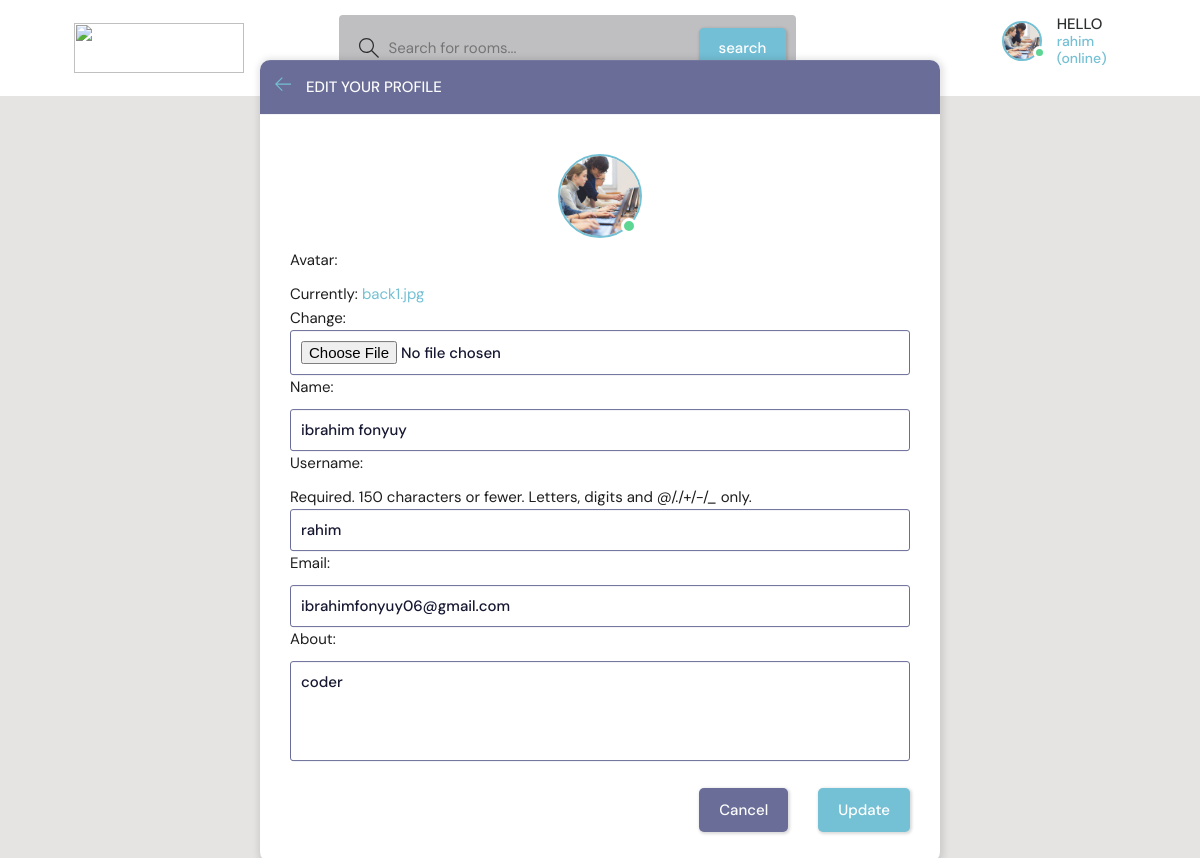
Screenshot of /mode/light/edit-user/ (signed in) with the database file from the repository.
### base/models.py (models this page shows)
class User(AbstractUser):
    name=models.CharField(max_length=50, null=True)
    email=models.EmailField(unique=True, null=True)
    about=models.TextField(max_length=300, null=True, blank=True)
    avatar=models.ImageField(null=True, default='avatar.svg')
    REQUIRED_FIELDS=[]

### base/views_2.py (the view)
@login_required(login_url='login')
def edit_user_2(request):
    form=UserForm(instance=request.user)
    if request.method == 'POST':
        form=UserForm(request.POST, request.FILES, instance=request.user)
        if form.is_valid():
          form.save()
          messages.info(request, 'Account updated succesfully')
          return redirect('light-profile-page', pk=request.user.id)
    context={'form':form}
    return render(request, 'light/base/edit-user.html', context)

### base/forms.py
class UserForm(ModelForm):
    class Meta:
        model=User
        fields = ['avatar','name','username', 'email','about' ]

### templates/light/base/edit-user.html (shortened to what this page needs)
{% extends 'light/main.html' %}
{%block content%}
    <main class="update-account layout">
        <div class="container">
            <div class="layout__box">
                <div class="layout__boxHeader">
                    <div class="layout__boxTitle">
                        <a href="{% url 'light-profile-page' user.id %}">
                            <svg version="1.1" xmlns="http://www.w3.org/2000/svg" width="32" height="32"
                                viewBox="0 0 32 32">
                                <title>arrow-left</title>
                                <path
                                    d="M13.723 2.286l-13.723 13.714 13.719 13.714 1.616-1.611-10.96-10.96h27.625v-2.286h-27.625l10.965-10.965-1.616-1.607z">
                                </path>
                            </svg>
                        </a>
                        <h3>Edit your profile</h3>
                    </div>
                </div>
                <div class="layout__body">
                    <div class="settings__avatar">
                        <div class="avatar avatar--large active">
                          <img src="{{request.user.avatar.url}}" id="preview-avatar" />
                        </div>
                      </div>
                    <form class="form" action="" method="POST"  enctype="multipart/form-data">
                          <div class="form__group">
                              {{form}}
                          </div>
                        <div class="form__action">
                            <a class="btn btn--dark" href="{% url 'light-profile-page' user.id %}">Cancel</a>
                            <button class="btn btn--main" type="submit">Update</button>
                        </div>
                    </form>
                </div>
            </div>
        </div>
    </main>
{%endblock content%}

### templates/light/navbar.html (shortened to what this page needs)
{% load static%}
<header class="header header--loggedIn">
    <div class="container">
      <a href="{% url 'light-index' %}" class="header__logo">
          <img style="width:17rem; height:5rem;" src="{% static 'images/team/white.png' %}" alt="">
      </a>
      <form method="GET" action="{% url 'light-index' %}" class="header__search">
        <label>
          <input name="q" placeholder="Search for rooms..." />
          <button class="btn" type="submit">search</button>
        </label>
      </form>
      <nav class="header__menu">
        {% if request.user.is_authenticated%}
        <div class="header__user">
          <a href="{% url 'light-profile-page' request.user.id %}">
            <div class="avatar avatar--medium active">
              <img src="{{request.user.avatar.url}}" />
            </div>
            <p>HELLO<span>{{request.user.username}}<br>(online)</span><p>
          </a>
        </div>
        {%else%}
        <a href="{% url 'light-login' %}">
          <img src="{% static 'images/avatar.svg' %}" />
          <p>Login</p>
        </a>
        {%endif%}
      </nav>
    </div>
  </header>

### rows the page displays
User: user.avatar (picture), user.username "rahim", name "ibrahim fonyuy", username "rahim", email "ibrahimfonyuy06@gmail.com", about "coder"
